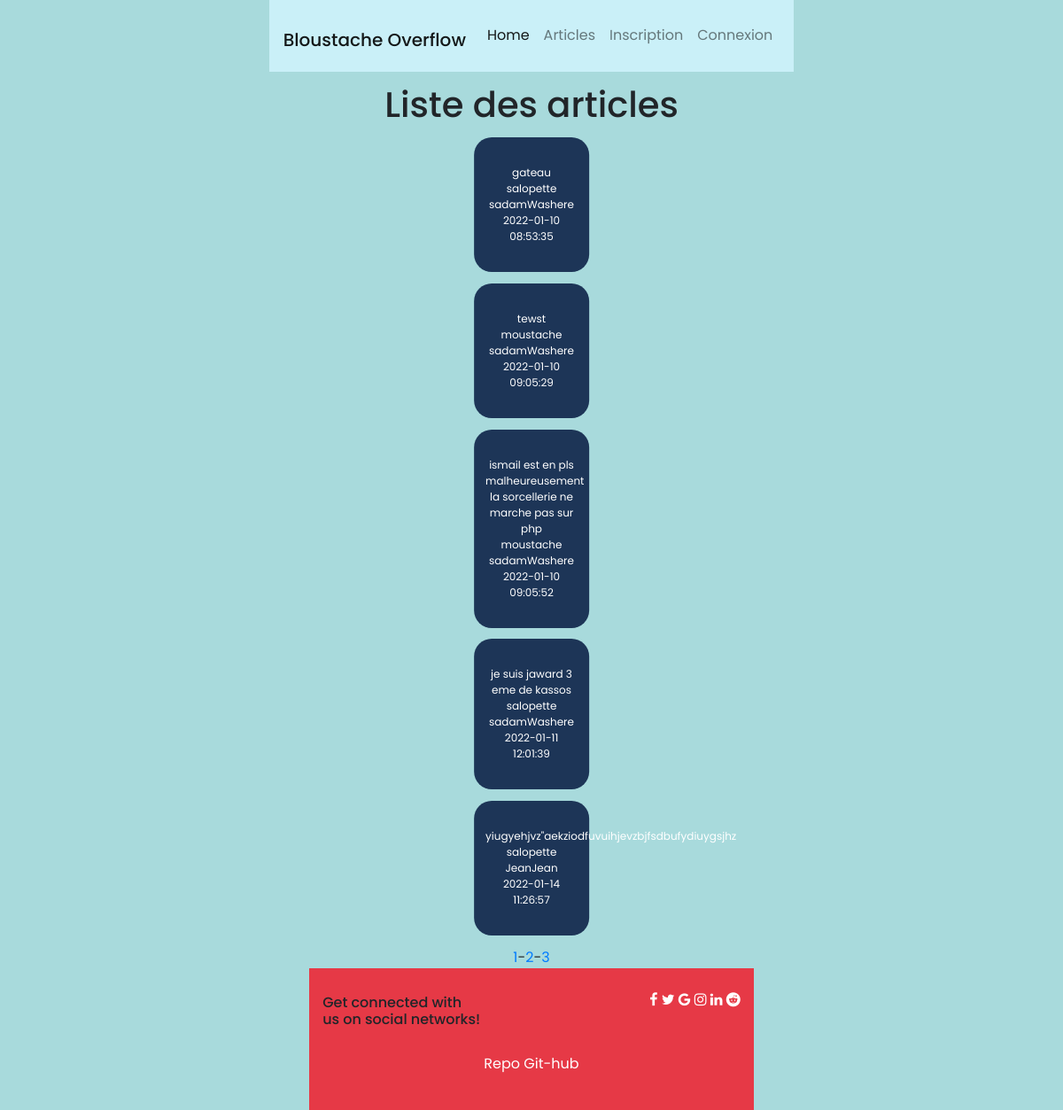
Page /pages/articles.php?p=0 on the committed database.
### tables this page shows
CREATE TABLE `articles` (
  `id` int(11) NOT NULL,
  `article` text NOT NULL,
  `id_utilisateur` int(11) NOT NULL,
  `id_categorie` int(11) NOT NULL,
  `date` timestamp NOT NULL DEFAULT CURRENT_TIMESTAMP ON UPDATE CURRENT_TIMESTAMP
);

CREATE TABLE `categories` (
  `id` int(11) NOT NULL,
  `nom` varchar(80) NOT NULL
);

CREATE TABLE `utilisateurs` (
  `id` int(11) NOT NULL,
  `login` varchar(255) NOT NULL,
  `password` varchar(255) NOT NULL,
  `email` varchar(255) NOT NULL,
  `id_droits` int(11) NOT NULL
);

### class/classArticles.php (called while the page is built, shortened)
<?php
require 'db.php';
class Articles
{
    function __construct()
    {
        $this->db = connect();
    }
    public function getNumber()
    {
        $search = $this->db->prepare("SELECT * FROM articles");
        $search->execute();
        $searchcount = $search->rowcount($search);
        return $searchcount;
    }
    public function getPagination($limit, $par_pages)
    {
        $pagination = $this->db->prepare("SELECT article,nom,utilisateurs.login,categories.nom,date,articles.id FROM articles INNER JOIN utilisateurs ON articles.id_utilisateur= utilisateurs.id INNER JOIN categories ON categories.id = articles.id_categorie ORDER BY Date LIMIT :limited, :par_pages");
        $pagination->bindParam(':limited', $limit, PDO::PARAM_INT);
        $pagination->bindParam(':par_pages', $par_pages, PDO::PARAM_INT);
        $pagination->execute();
        $p = $pagination->fetchall(PDO::FETCH_ASSOC);
        return $p;
    }
}

### class/db.php (called while the page is built, shortened)
<?php
function connect() {
$dbase = new PDO('mysql:host=localhost;dbname=blog;charset=utf8','root','root');
return $dbase;
}
?>

### pages/articles.php (the view, shortened to what this page needs)
<?php
$path_article="article.php";
require_once '../class/classArticles.php';
require '../template/header.php';
?>
<main >
                        <h1>Liste des articles</h1>
                        <?php
                        $searchcount = new Articles();
                        $searchn = $searchcount->getNumber();
                        $par_pages=5;
                        $nb_pages= ceil($searchn/$par_pages);
                        $j=$_GET['p'];
                                if(isset($_GET['p'])){
                                $limit=($j*$par_pages);
                                $var=$searchcount ->getPagination($limit,$par_pages*($j+1));
                                for($j=0;$j<COUNT($var);$j++){
                                        $path_id=$var[$j]['id'];
                                        echo '<div class='.'testbox'.'><a href='.$path_article.'/?id='.$path_id.' ><article>' .'</br>' .
                                        $var[$j]['article'] . '</br>' .
                                        $var[$j]['nom'] . '</br>' .
                                        $var[$j]['login'] . '</br>' .
                                        $var[$j]['date'] . '</br>
                        </article></a></br></div>';
                                }
                        }
                        for($i=0;$i<$nb_pages;$i++){
                                $k=$i+1;
                                if($i==$nb_pages-1){
                                        echo"<a href=\"articles.php?p=$i\">$k</a>";
                                }
                                else{
                                echo"<a href=\"articles.php?p=$i\">$k</a>-";
                        }
                        }
                        ?>
</main>
<?php require '../template/footer.php';?>

### template/style.css (style rules this page uses)
body { margin: 0; min-width: 100vw; min-height: 100vh; align-items: center; text-align: center; justify-content: center; place-items: center; font-family: poppins; justify-content:space-around; background-color: #A8DADC; }
main { min-height: 82.5vh; align-items: center; }
h1 { margin-top:3%; }
.testbox a, .item, h2 { text-decoration: none; color: white; }
.testbox { margin-top: 3%; ; align-items: center; position: relative; top:20%; left:50%; transform: translateX(-50%); font-size: 0.75em; width: 30%; height: auto; border-radius: 20px; padding:3%; margin-bottom:3%; box-sizing: border-box; background: #1D3557; color: white; }

### rows in the picture
articles: article "gateau", id_categorie.nom "salopette", id_utilisateur.login "sadamWashere", date "2022-01-10 08:53:35"
articles: article "tewst", id_categorie.nom "moustache", id_utilisateur.login "sadamWashere", date "2022-01-10 09:05:29"
articles: article "ismail est en pls malheureusement la sorcellerie ne marche pas sur php", id_categorie.nom "moustache", id_utilisateur.login "sadamWashere", date "2022-01-10 09:05:52"
articles: article "je suis jaward 3 eme de kassos", id_categorie.nom "salopette", id_utilisateur.login "sadamWashere", date "2022-01-11 12:01:39"
articles: article "yiugyehjvz\"aekziodfuvuihjevzbjfsdbufydiuygsjhz", id_categorie.nom "salopette", id_utilisateur.login "JeanJean", date "2022-01-14 11:26:57"

### other values in the picture
$k "1"
$k "2"
$k "3"
